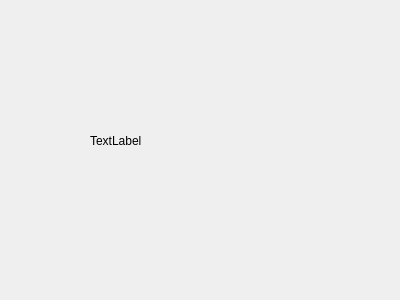
<?xml version="1.0" encoding="UTF-8"?>
<ui version="4.0">
 <class>Movie</class>
 <widget class="QDialog" name="Movie">
  <property name="geometry">
   <rect>
    <x>0</x>
    <y>0</y>
    <width>400</width>
    <height>300</height>
   </rect>
  </property>
  <property name="windowTitle">
   <string>movie</string>
  </property>
  <widget class="QLabel" name="movie_table">
   <property name="geometry">
    <rect>
     <x>90</x>
     <y>130</y>
     <width>80</width>
     <height>21</height>
    </rect>
   </property>
   <property name="text">
    <string>TextLabel</string>
   </property>
  </widget>
 </widget>
 <resources/>
 <connections/>
</ui>
